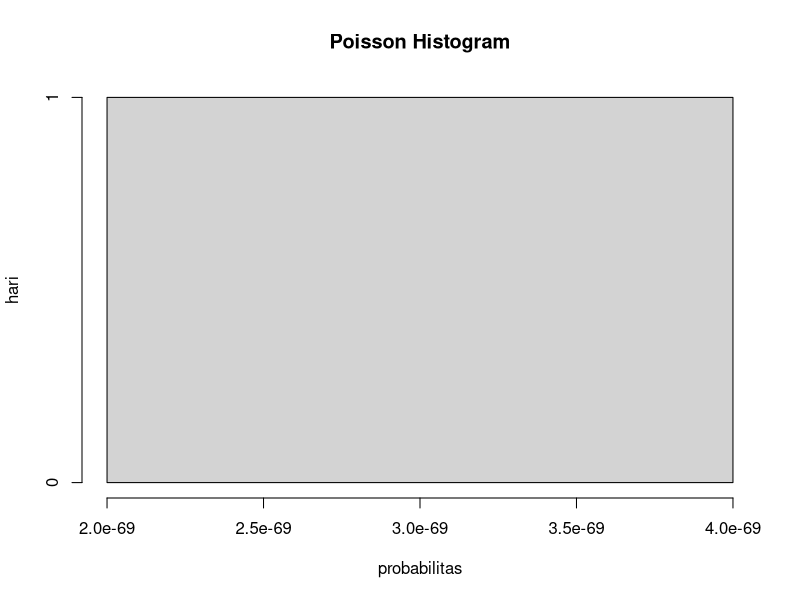

Generate this figure with R:
lambda <- 4.5
x <- 6
n <- 365
p <- 0.5
set.seed(365)
#3a
dpois(x, lambda)

#3b
dpois(x, lambda = p*n) #kurang histogram
hist(dpois(x, lambda = p*n), xlab = "probabilitas", ylab = "hari", main = "Poisson Histogram")
#3c
summary(dpois(x, lambda))
summary(dpois(x, lambda = p*n))
#3d
rataan <- varian <- lambda
